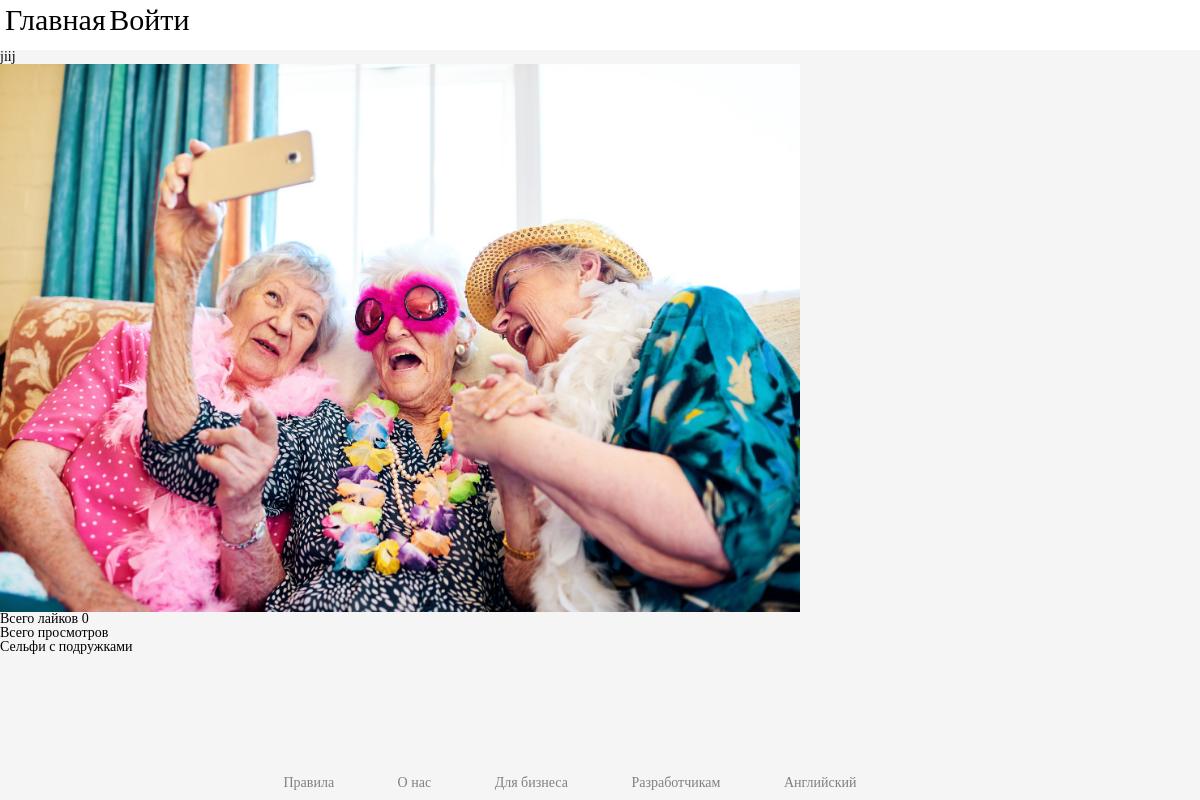
Screenshot of /images/detail/3/jiij/ with the database file from the repository.
### images/models.py (models this page shows, shortened)
class Image(models.Model):
    user = models.ForeignKey(User, related_name='images_created', on_delete=models.CASCADE)
    title = models.CharField(max_length=200, blank=True, null=True)
    slug = models.SlugField(max_length=200, blank=True)
    url = models.URLField(blank=True, null=True)
    image = models.ImageField(upload_to='image/%Y/%m/%d', blank=True, null=True)
    description = models.TextField(blank=True)
    created = models.DateField(auto_now_add=True, db_index=True)
    users_like = models.ManyToManyField(User, related_name='images_liked', blank=True)
    total_likes = models.PositiveIntegerField(db_index=True, default=0)

### images/views.py (the view)
# urls.py: path('detail/<int:id>/<slug:slug>/', post_detail, name='detail')
def post_detail(request, id , slug):
    image = get_object_or_404(Image, id=id, slug=slug)
    total_views = r.incr('image:{}:views'.format(image.id))
    return render(request, 'images/detail.html', {'image' : image,
                                                  'total_views' : total_views})

### images/templates/images/detail.html
{% extends 'base.html' %}
{% block content %}
  <h1>{{ image.title }}</h1>
  {% if image.image %}
    <img width='800px' src="{{image.image.url}}" alt="">
  {% endif %}
  {% with likes=image.users_like.count %}
    <p>Всего лайков {{ likes }}</p>
    <p>Всего просмотров {{ total_views }}</p>
    {{ image.description }}
{% endwith %}
{% endblock %}

### account/static/account/css/home.css (style rules this page uses)
* { padding: 0; margin: 0; border: 0; }
*, *:before, *:after { -webkit-box-sizing: border-box; box-sizing: border-box; }
html, body { height: 100%; width: 100%; font-size: 100%; line-height: 1; font-size: 14px; -ms-text-size-adjust: 100%; -moz-text-size-adjust: 100%; -webkit-text-size-adjust: 100%; font-family: 'calibri'; }
img { vertical-align: top; }
h1, h2, h3, h4, h5, h6 { font-size: inherit; font-weight: 400; }

### account/static/account/css/login.css (style rules this page uses)
* { padding: 0; margin: 0; border: 0; }
*, *:before, *:after { -webkit-box-sizing: border-box; box-sizing: border-box; }
html, body { height: 100%; width: 100%; font-size: 100%; line-height: 1; font-size: 14px; -ms-text-size-adjust: 100%; -moz-text-size-adjust: 100%; -webkit-text-size-adjust: 100%; }
img { vertical-align: top; }
h1, h2, h3, h4, h5, h6 { font-size: inherit; font-weight: 400; }

### rows the page displays
Image: title "jiij", image (picture), description "Сельфи с подружками"

### other values shown
{{ likes }} "0"
